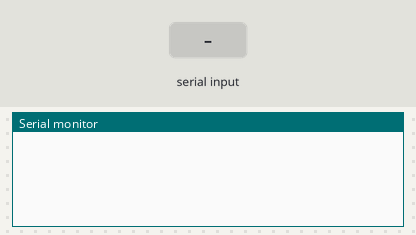
Recording of a sketch running on a simulated Arduino Uno, built with avr-gcc and run on an emulated ATmega328P. Parts: the last lines printed to the serial monitor. The inputs (shaded band) are chosen by the test bench.

Above: at 1.2 s.
1.3 s: byte 30 received over Serial
At 2.5 s:
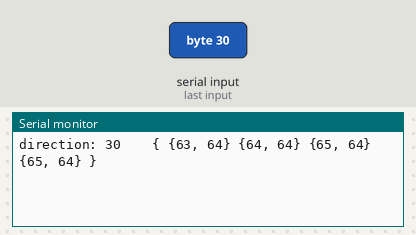
2.8 s: byte 90 received over Serial
At 3.9 s:
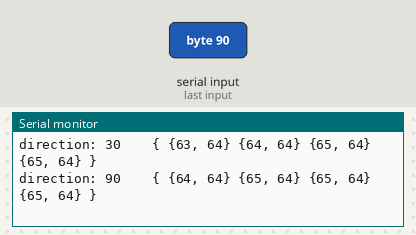
4.3 s: byte 120 received over Serial
At 5.0 s:
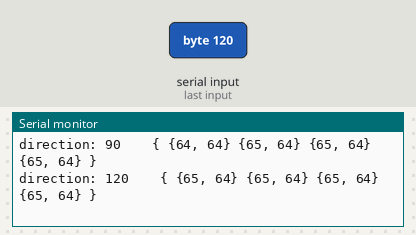
Timing chart, 0 to 7.3 s (numbered marks = the images above; inputs shaded):
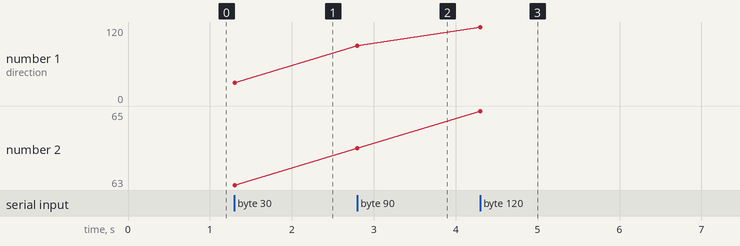

The sketch:

game.ino
```cpp
int incomingByte = 0;   // for incoming serial data
long snake[64][2] = {{62, 64}, {63, 64}, {64, 64}, {65, 64}};
long snakeLen = 4;

void setup() {
        Serial.begin(9600);     // opens serial port, sets data rate to 9600 bps
}

void loop() {
        unsigned long previousMillis = millis();
        bool moved = false;
        int dir = 0;
        while(millis() - previousMillis <= 5000) {
          dir = 0;
          if (Serial.available() > 0) {
                  incomingByte = Serial.read();
                  moved = true;
                  dir = incomingByte;
                  break;
          }
        }
        snakeMove(dir);
}

void snakeMove(int dir) {
  if(dir != 10) {
    Serial.print("direction: ");
    Serial.print(dir);
    Serial.print("    ");
    int verDir = snake[snakeLen - 1][0] - snake[snakeLen - 2][0];
    int horDir = snake[snakeLen - 1][1] - snake[snakeLen - 2][1];
    if( (horDir == 1 && dir == 117) || (horDir == -1 && dir == 100) || (verDir == 1 && dir == -114) || (verDir == 1 && dir == 108) )
      return;
    int i = 0;
    for(i = 0; i < snakeLen - 1; ++i) { // remove first element (the tail of the snake)
      snake[i][0] = snake[i + 1][0];
      snake[i][1] = snake[i + 1][1];
    }
    switch(dir) {
      case(0): // continue same movement
      {
        if(verDir == 1) { // it is going right
          snake[snakeLen - 1][0] = snake[snakeLen - 2][0] + 1;
          snake[snakeLen - 1][1] = snake[snakeLen - 2][1];
        }
        else if(verDir == -1) { // it is going left
          snake[snakeLen - 1][0] = snake[snakeLen - 2][0] - 1;
          snake[snakeLen - 1][1] = snake[snakeLen - 2][1];
        }
        else if(horDir == 1) { // it is going down
          snake[snakeLen - 1][0] = snake[snakeLen - 2][0];
          snake[snakeLen - 1][1] = snake[snakeLen - 2][1] + 1;
        }
        else if(horDir == -1) { // it is going up
          snake[snakeLen - 1][0] = snake[snakeLen - 2][0];
          snake[snakeLen - 1][1] = snake[snakeLen - 2][1] - 1;
        }
        break;
      }
      case(117): // up
      {
        if(horDir != 1) {
          snake[snakeLen - 1][0] = snake[snakeLen - 2][0];
          snake[snakeLen - 1][1] = snake[snakeLen - 2][1] - 1;
        }
        else {
          snakeMove(0);
        }
        break;
      }
      case(100): // down
      {
        if(horDir != -1) {
          snake[snakeLen - 1][0] = snake[snakeLen - 2][0];
          snake[snakeLen - 1][1] = snake[snakeLen - 2][1] + 1;
        }
        else {
          snakeMove(0);
        }
        break;
      }
      case(114): // right
      {
        if(verDir != -1) {
          snake[snakeLen - 1][0] = snake[snakeLen - 2][0] + 1;
          snake[snakeLen - 1][1] = snake[snakeLen - 2][1];
        }
        else {
          snakeMove(0);
        }
        break;
      }
      case(108): // left
      {
        if(verDir != 1) {
          snake[snakeLen - 1][0] = snake[snakeLen - 2][0] - 1;
          snake[snakeLen - 1][1] = snake[snakeLen - 2][1];
        }
        else {
          snakeMove(0);
        }
        break;
      }
    }
    Serial.print("{ ");
    for(i = 0; i < snakeLen; ++i){
       Serial.print("{");
       Serial.print(snake[i][0]);
       Serial.print(", ");
       Serial.print(snake[i][1]);
       Serial.print("} ");
    }
    Serial.print("}");
    Serial.println();
  }
  return;
}
```

Measured:
- after the input at 1.3 s, the serial monitor: prints a new line at once (image 1)
- after the input at 2.8 s, the serial monitor: prints a new line at once (image 2)
- after the input at 4.3 s, the serial monitor: prints a new line at once (image 3)
- plotted number 1: 30 → 90 after the input at 2.8 s
